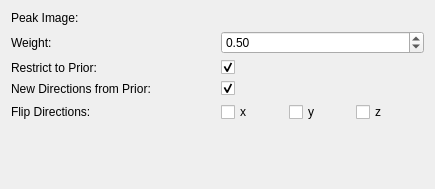
     <widget class="QWidget" name="page_prior">
      <property name="geometry">
       <rect>
        <x>0</x>
        <y>0</y>
        <width>435</width>
        <height>189</height>
       </rect>
      </property>
      <attribute name="label">
       <string>Tractography Prior</string>
      </attribute>
      <layout class="QGridLayout" name="gridLayout_9">
       <item row="1" column="0">
        <widget class="QLabel" name="m_PriorLabel_2">
         <property name="text">
          <string>Weight:</string>
         </property>
        </widget>
       </item>
       <item row="1" column="1">
        <widget class="QDoubleSpinBox" name="m_PriorWeightBox">
         <property name="toolTip">
          <string>Weighting factor between prior and data.</string>
         </property>
         <property name="maximum">
          <double>1.000000000000000</double>
         </property>
         <property name="singleStep">
          <double>0.100000000000000</double>
         </property>
         <property name="value">
          <double>0.500000000000000</double>
         </property>
        </widget>
       </item>
       <item row="0" column="0">
        <widget class="QLabel" name="m_PriorLabel">
         <property name="text">
          <string>Peak Image:</string>
         </property>
        </widget>
       </item>
       <item row="5" column="0">
        <spacer name="verticalSpacer_7">
         <property name="orientation">
          <enum>Qt::Vertical</enum>
         </property>
         <property name="sizeHint" stdset="0">
          <size>
           <width>20</width>
           <height>40</height>
          </size>
         </property>
        </spacer>
       </item>
       <item row="3" column="1">
        <widget class="QCheckBox" name="m_NewDirectionsFromPriorBox">
         <property name="toolTip">
          <string>If unchecked, the prior cannot create directions where there are none in the data.</string>
         </property>
         <property name="text">
          <string/>
         </property>
         <property name="checked">
          <bool>true</bool>
         </property>
        </widget>
       </item>
       <item row="3" column="0">
        <widget class="QLabel" name="m_PriorLabel_4">
         <property name="text">
          <string>New Directions from Prior:</string>
         </property>
        </widget>
       </item>
       <item row="2" column="0">
        <widget class="QLabel" name="m_PriorLabel_3">
         <property name="text">
          <string>Restrict to Prior:</string>
         </property>
        </widget>
       </item>
       <item row="0" column="1">
        <widget class="QmitkSingleNodeSelectionWidget" name="m_PriorImageSelectionWidget" native="true"/>
       </item>
       <item row="2" column="1">
        <widget class="QCheckBox" name="m_PriorAsMaskBox">
         <property name="toolTip">
          <string>Restrict tractography to regions where the prior is valid.</string>
         </property>
         <property name="text">
          <string/>
         </property>
         <property name="checked">
          <bool>true</bool>
         </property>
        </widget>
       </item>
       <item row="4" column="1">
        <widget class="QFrame" name="frame_10">
         <property name="frameShape">
          <enum>QFrame::NoFrame</enum>
         </property>
         <property name="frameShadow">
          <enum>QFrame::Raised</enum>
         </property>
         <layout class="QGridLayout" name="gridLayout_20">
          <property name="leftMargin">
           <number>0</number>
          </property>
          <property name="topMargin">
           <number>0</number>
          </property>
          <property name="rightMargin">
           <number>0</number>
          </property>
          <property name="bottomMargin">
           <number>0</number>
          </property>
          <property name="spacing">
           <number>0</number>
          </property>
          <item row="0" column="1">
           <widget class="QCheckBox" name="m_PriorFlipYBox">
            <property name="text">
             <string>y</string>
            </property>
           </widget>
          </item>
          <item row="0" column="0">
           <widget class="QCheckBox" name="m_PriorFlipXBox">
            <property name="text">
             <string>x</string>
            </property>
           </widget>
          </item>
          <item row="0" column="2">
           <widget class="QCheckBox" name="m_PriorFlipZBox">
            <property name="text">
             <string>z</string>
            </property>
           </widget>
          </item>
         </layout>
        </widget>
       </item>
       <item row="4" column="0">
        <widget class="QLabel" name="m_PriorLabel_5">
         <property name="text">
          <string>Flip Directions:</string>
         </property>
        </widget>
       </item>
      </layout>
     </widget>
